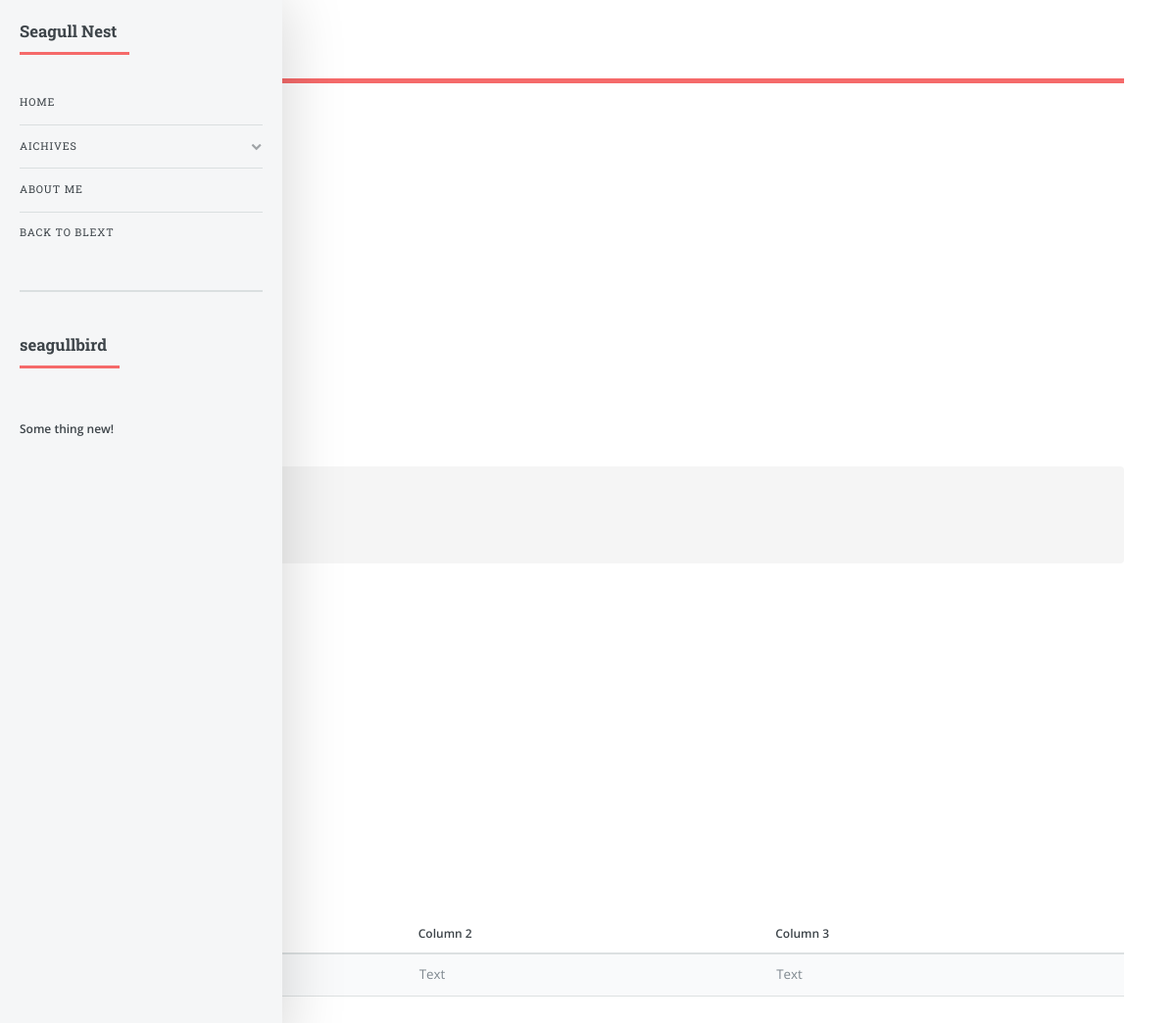
/user/seagullbird/5, run on an earlier commit of the app's database.
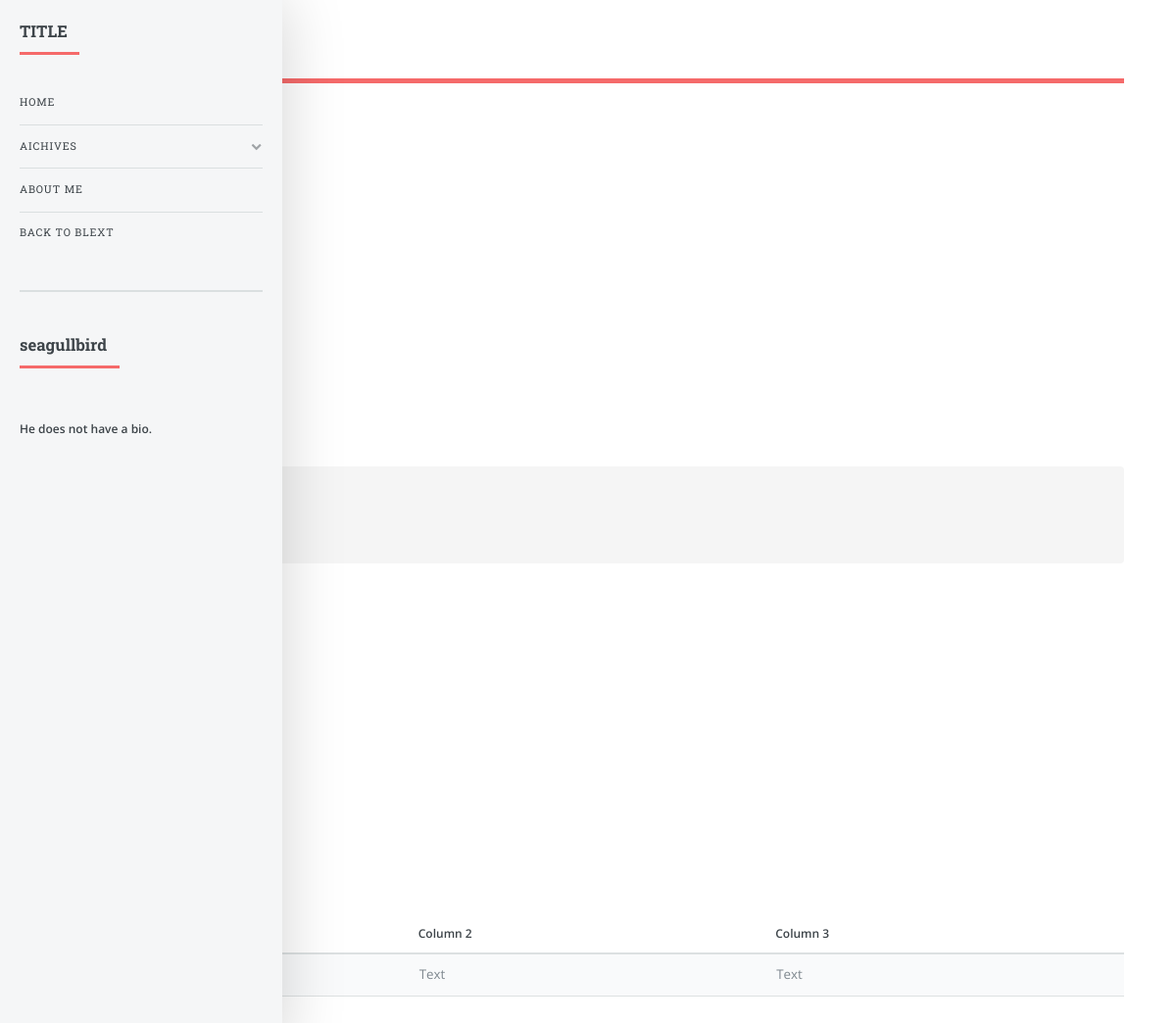
And on a later commit of the database.
### app/models.py (models this page shows, shortened)
class Blog(db.Model):
    __tablename__ = 'blogs'
    id = db.Column(db.Integer, primary_key=True)
    title = db.Column(db.String(128))
    summary_text = db.Column(db.Text)
    summary = db.Column(db.Text)
    category_id = db.Column(db.Integer, db.ForeignKey('categories.id'))
    tags = db.relationship('Tag', secondary=blog_tag,
                           backref=db.backref('blogs', lazy='dynamic'))
    body = db.Column(db.Text)
    html = db.Column(db.Text)
    timestamp = db.Column(db.DateTime, index=True, default=datetime.utcnow)
    author_id = db.Column(db.Integer, db.ForeignKey('users.id'))
    draft = db.Column(db.Boolean, default=False)

class User(db.Model, UserMixin):
    __tablename__ = 'users'
    id = db.Column(db.Integer, primary_key=True)
    username = db.Column(db.String(64), unique=True, index=True)
    email = db.Column(db.String(64), unique=True, index=True)
    blogs = db.relationship('Blog', backref='author', lazy='dynamic')
    password_hash = db.Column(db.String(128))
    confirmed = db.Column(db.Boolean, default=False)
    bio = db.Column(db.String(64))
    about_me_text = db.Column(db.Text)
    about_me = db.Column(db.Text)
    avatar_url = db.Column(db.String(256))
    blog_title = db.Column(db.String(32))
    categories = db.relationship('Category', backref='author', lazy='dynamic')
    tags = db.relationship('Tag', backref='author', lazy='dynamic')
    @property
    def password(self):
        raise AttributeError('password is not a readable attribute')

### app/user/views.py (the view)
@user.route('/<username>/<int:blog_id>')
def blog_page(username, blog_id):
    host_user = User.query.filter_by(username=username).first()
    blog = Blog.query.filter_by(id=blog_id).first()
    if host_user and blog:
        if (current_user.is_authenticated and host_user.id == current_user.id) or not blog.draft:
            return render_template('/user/blog_page.html', blog=blog, host_user=host_user)
    abort(404)

### app/auth/views.py (called while the page is built)
@auth.before_app_request
def before_request():
    if current_user.is_authenticated \
            and not current_user.confirmed \
            and request.endpoint[:5] != 'auth.' \
            and request.endpoint != 'static':
        return redirect(url_for('auth.unconfirmed'))

### app/main/views.py (called while the page is built)
@main.after_app_request
def after_request(response):
    for query in get_debug_queries():
        if query.duration >= current_app.config['BLEXT_SLOW_DB_QUERY_TIME']:
            current_app.logger.warning(
                'Slow query: %s\nParameters: %s\nDuration: %fs\nContext: %s\n'
                % (query.statement, query.parameters, query.duration,
                   query.context))
    return response

### app/templates/user/blog_page.html (shortened to what this page needs)
{% extends "user/base.html" %}
{% block page_content %}
<div id="main">
    <div class="inner">
        <header id="header">
        </header>
        <section>
            <header class="main">
                <h1>{{ blog.title }}</h1>
            </header>
            {{blog.html|safe}}
        </section>
    </div>
</div>
{% endblock %}

### app/templates/user/base.html (shortened to what this page needs)
{% extends "bootstrap/base.html" %}
{% import "bootstrap/wtf.html" as wtf %}
{% block head %}
{{ super() }}
<link rel="stylesheet" href="{{ url_for('static', filename='css/editorial/main.css') }}" />
<link rel="stylesheet" type="text/css" href="{{ url_for('static', filename='css/simplemde.min.css') }}">
<link rel="stylesheet" href="{{ url_for('static', filename='css/github.css') }}" />
<link rel="stylesheet" href="{{ url_for('static', filename='css/ns-style-growl.css') }}" />
<link rel="stylesheet" href="{{ url_for('static', filename='css/ns-default.css') }}" />
{% endblock %}
{% block content %}
<div id="wrapper">
    {% block page_content %}{% endblock %}
    <div id="sidebar">
        <div class="inner">
            <nav id="menu">
                <header class="major">
                    <h2>
						{{ host_user.blog_title or host_user.username+"'s blog"}}
                    </h2>
                </header>
                <ul>
                    <li><a href="{{ url_for('user.index', username=host_user.username) }}">Home</a></li>
                    <li>
                        <span class="opener">Aichives</span>
                    </li>
                    <li><a href="{{ url_for('user.about_me', username=host_user.username) }}">About Me</a></li>
                    <li><a href="{{ url_for('main.index') }}">Back to BLEXT</a></li>
                </ul>
            </nav>
            <section>
                <header class="major">
                    <h2>{{ host_user.username }}</h2>
                </header>
                <div class="mini-posts">
                    <article>
                        <strong>
                        {% if host_user == current_user %}
                            {% if host_user.bio %}
                            <p>{{ host_user.bio }}</p>
                            {% else %}
                            <a href="{{ url_for('settings.profile_setting') }}">
                                Add a Bio
                            </a>
                            {% endif %}
                        {% else %}
                        <p>{{ host_user.bio or 'He does not have a bio.' }}</p>
                        {% endif %}
                        </strong>
                    </article>
                </div>
            </section>
        </div>
    </div>
</div>
{% endblock %}

### app/static/css/github.css (style rules this page uses)
.highlight .k { color: #000000; font-weight: bold }
.highlight .kn { color: #000000; font-weight: bold }
.highlight .nb { color: #0086B3 }
.highlight .nf { color: #990000; font-weight: bold }
.highlight .nn { color: #555555 }
.highlight .ow { color: #000000; font-weight: bold }
.highlight .mi { color: #009999 }

What changed in the data, as far as the page shows it:
changed User "seagullbird": blog_title "Seagull Nest" → "TITLE"; bio "Some thing new!" → "He does not have a bio."
